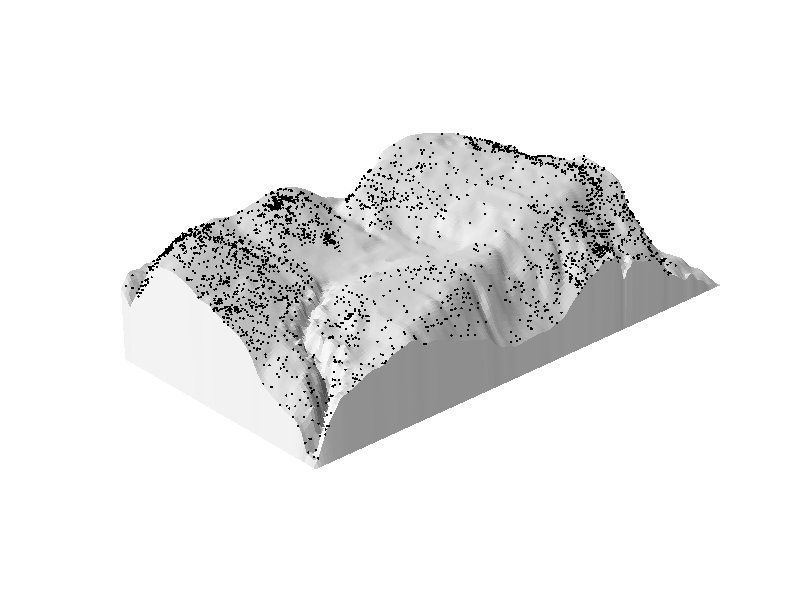
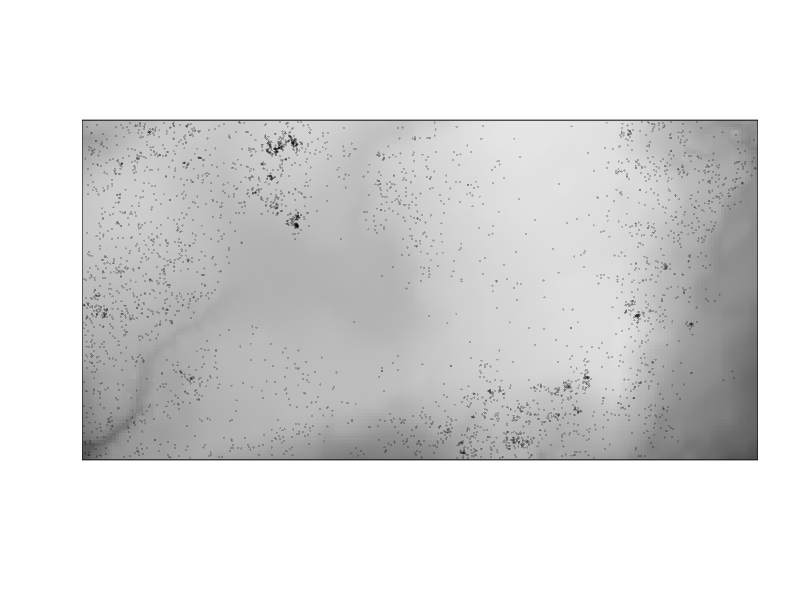

Recreate these plots in R, in order.

library(spatstat)
M <- persp(bei.extra$elev,
           theta = -45, phi = 18, expand = 7,
           border = NA, apron = TRUE, shade = 0.3,
           box = FALSE, visible = TRUE, # colmap = terrain.colors,
           main = ""
)

perspPoints(bei,
            Z = bei.extra$elev, M = M, pch = 16, cex = 0.3 # , col = "red"
)
plot(bei.extra$elev,show.all=FALSE,ribbon=FALSE,axes = FALSE,
     ribside = "bottom",ann = FALSE, col = gray.colors
)
plot(bei, add = TRUE, pch = 16, cex = 0.3,axes = FALSE)
